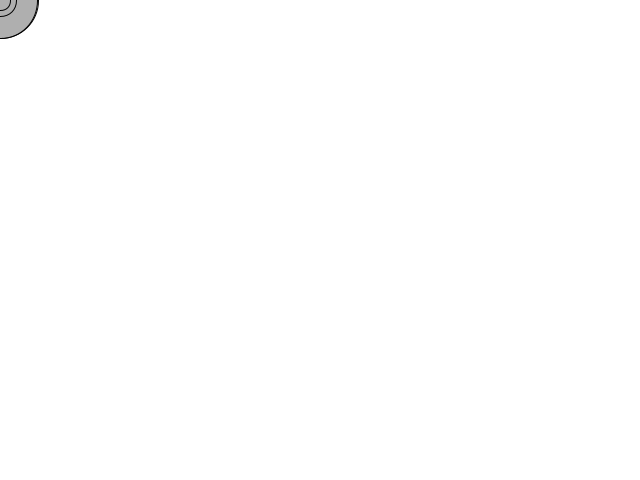
Frame 1 (no input)
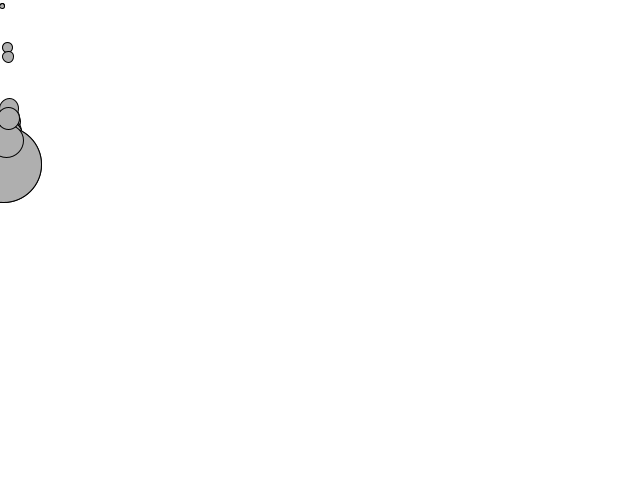
Frame 60 (the mouse pressed at the canvas centre just before this capture)
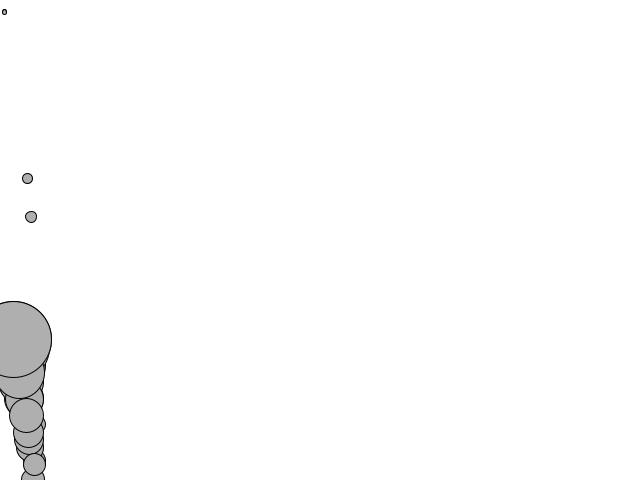
Frame 120 (the mouse held since frame 60 and released just before this capture)

The Processing sketch that drew these frames (run headless with seeded random() and noise(); from frame 60 on, the mouse is pressed at the canvas centre):

// Processing sketch: friction
// ── friction.pde
class Mover {

  PVector location;
  PVector velocity;
  PVector acceleration;

  float mass = 16.0;

  Mover(float mass, float x, float y) {
    location = new PVector(x, y);
    velocity = new PVector(random(0,0),random(0,0));
    acceleration = new PVector(0, 0);
    this.mass = mass;
  }

  void update() {
    velocity.add(acceleration);
    location.add(velocity);
    acceleration.mult(0);
  }

  void display() {
    stroke(0);
    fill(175);
    ellipse(location.x, location.y, mass * 16, mass * 16);
  }

  void applyForce(PVector force) {
    PVector f = PVector.div(force, mass);
    acceleration.add(f);
  }

  void checkEdges() {
    if (location.x  > width) {
      location.x = width;
      velocity.x *= -1;
    } else if (location.x < 0) {
      location.x = 0;
      velocity.x *= -1;
    }

    if (location.y > height) {
      location.y = height;
      velocity.y *= -1;
    } else if (location.y < 0) {
      velocity.y *= -1;
      location.y = 0;
    }
  }

}

Mover[] ms = new Mover[20];

void setup() {
  size(640, 480);

  for (int i = 0; i< ms.length; i++) {
    ms[i] = new Mover(random(0.2, 5.0), 0, 0);
  }
}

void draw() {
  background(255);

  PVector wind = new PVector(0.01, 0);
  PVector gravity = new PVector(0, 0.1);

  for (int i = 0; i < ms.length; i++) {
    float c = 0.05;
    float normal = 1;
    float frictionMag = c * normal;

    Mover m = ms[i];

    // air friction
    PVector friction = m.velocity.get();
    friction.mult(-1);
    friction.normalize();
    friction.mult(frictionMag);

    m.applyForce(wind);
    m.applyForce(PVector.mult(gravity, m.mass));
    m.applyForce(friction);
    m.checkEdges();

    m.update();
    m.display();
  }
}
